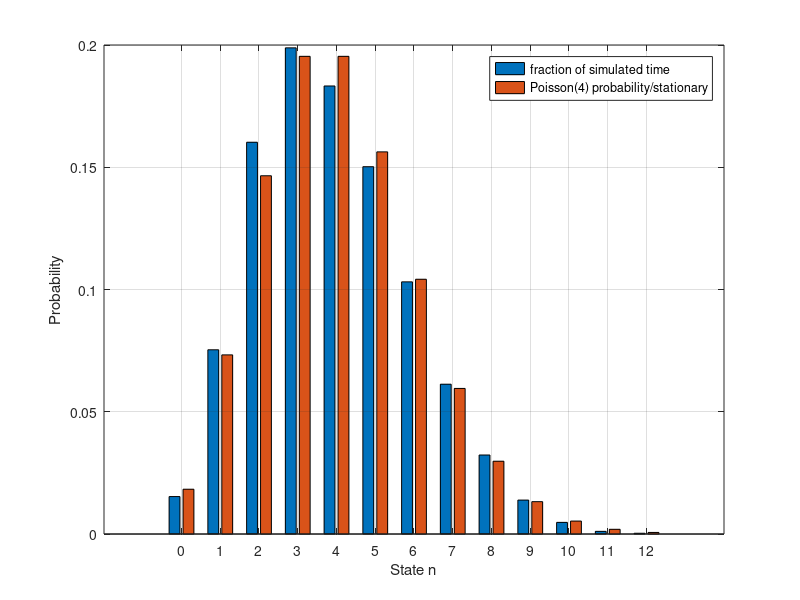

This chart was generated by the following MATLAB code:
simulatedtime = zeros(1,1000);
% exprnd(mean) gives exponential time with parameter being the mean.
% Now, rate \lambda+n\mu means mean=\frac{1}{\lambda+n\mu}=1/(12+n*3)
n=0; %starting state, but vectors index at 1 so I adjust for this where needed
elapsed=0; %this is time elapsed (to be random), not a step size
upordown=0; %will be regenerated random variable for bernoulli thingy
highestindex=0; %so I don't have to plot 0 to 999
time=0; %time starts at zero
while time<500
    upordown=rand;
    elapsed=exprnd(1/(12+n*3));
    simulatedtime(n+1)=simulatedtime(n+1)+elapsed; %matlab vectors begin at 1
    time=time+elapsed;
    if upordown<(12/(12+n*3)) %moves up with this probability
        n=n+1;
    else
        n=n-1;
    end
    if n==1000
        disp('remember when you said this was too unlikely to happen and wouldnt matter if you care about accidentally filtering simulation results well somehow it did happen.')
    end
    if n>highestindex
        highestindex=n;
    end
end

probabilityresult = zeros(1,1000); % the exact poisson(4) probabilities
for i = 0:999
    probabilityresult(i+1)=exp(-4)*((4^i)/(factorial(i)));
end

fracsimulatedtime = (1/500)*simulatedtime;

plottingfracsimulatedtime = fracsimulatedtime(1:highestindex);
plottingprobabilityresult = probabilityresult(1:highestindex);

bar(0:highestindex-1, [plottingfracsimulatedtime(:), plottingprobabilityresult(:)], 'grouped');
xlabel('State n');
ylabel('Probability');
legend('fraction of simulated time', 'Poisson(4) probability/stationary');
grid on;

vectorofdifferences = abs( fracsimulatedtime-probabilityresult );
[maximumdifference, idx]=max(vectorofdifferences);
disp('The largest difference is at state ')
disp(idx-1) %because matlab vectors start at 1
disp(' and it is ')
disp(maximumdifference)


states = 0:999;
timeavgofX = sum(states .* fracsimulatedtime);
disp('The simulated time average of X_t is ')
disp(timeavgofX)
disp('and the probability-calculated long-run time average is 4 given by the mean of Poisson(4)')
